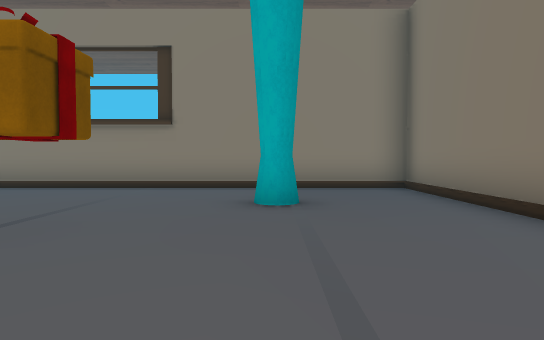
view 1 (above)

18 first-person views from a walk through a scene from a Unity 3-D project. The camera is 1.3 m above the floor, tilts 2° down and sees 75° across. The floor is counted in squares, 2 m on a side. Each view is taken from the middle of a square. On the plan, view 1 faces up. The plan holds only what a view shows up to about 10 squares ahead; the rest is blank. The place goes on beyond the plan. The player character is not drawn. Some animated figures are not drawn. Some surface patterns are stand-ins.

view 2
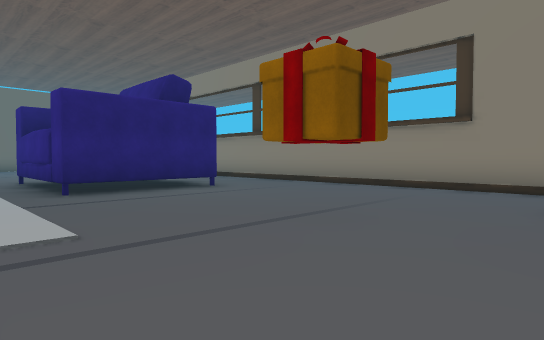

view 3
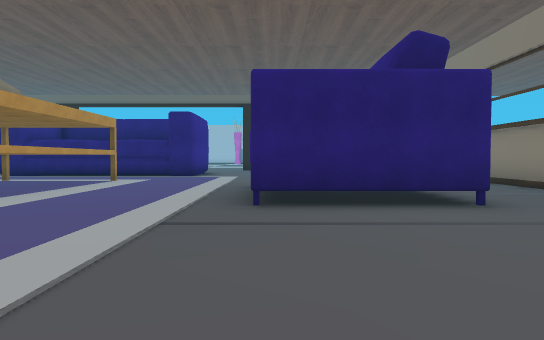

view 4
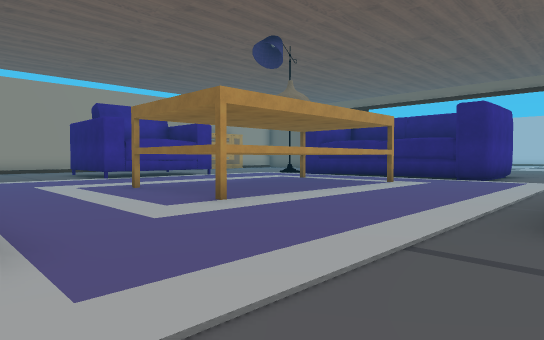

view 5
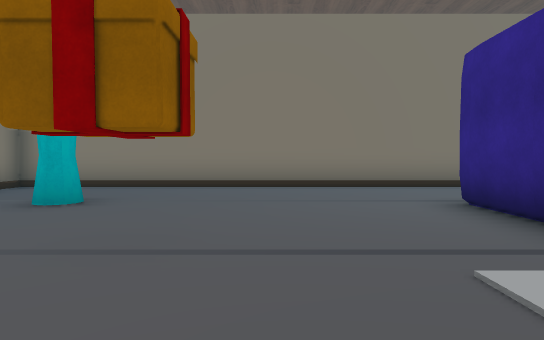

view 6
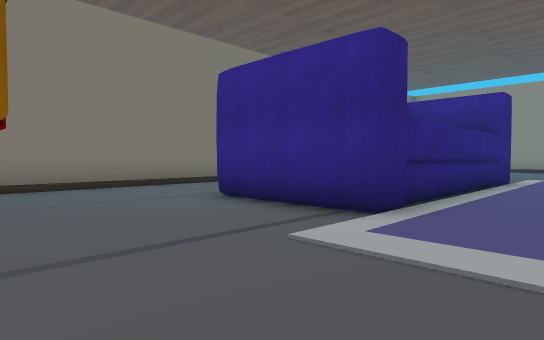

view 7
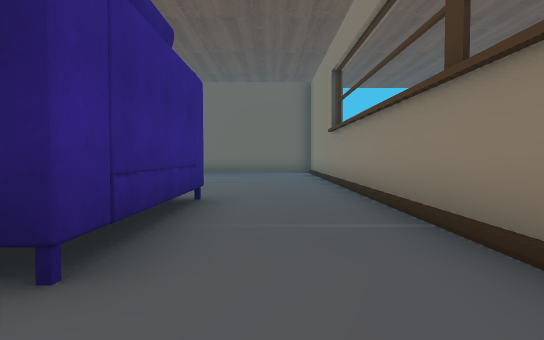

view 8
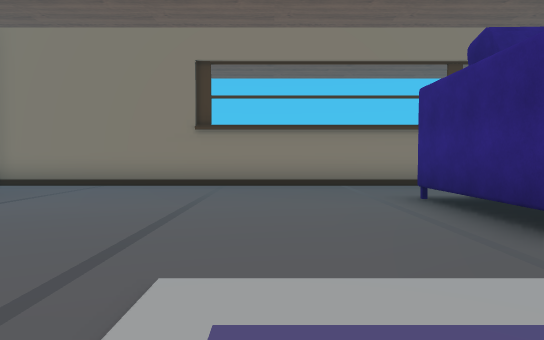

view 9
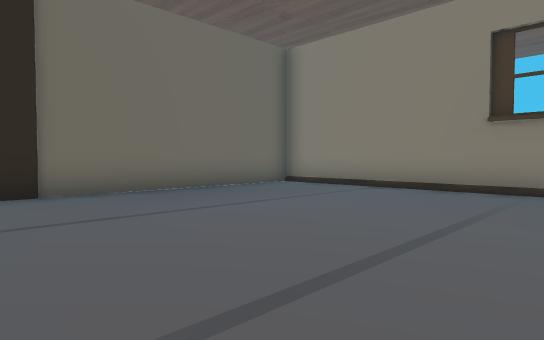

view 10
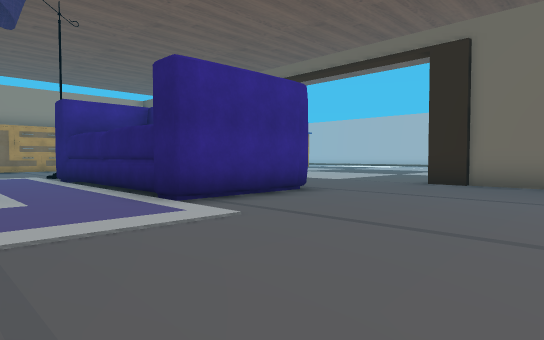

view 11
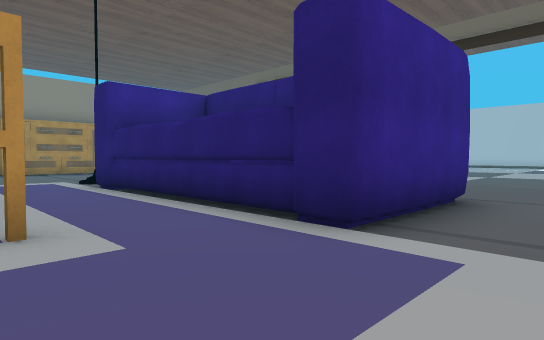

view 12
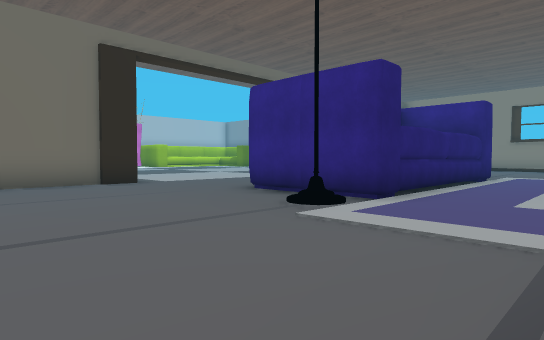

view 13
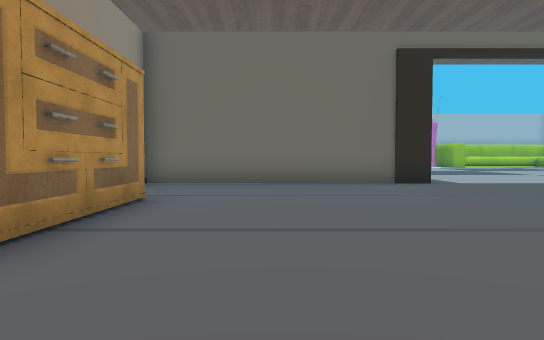

view 14
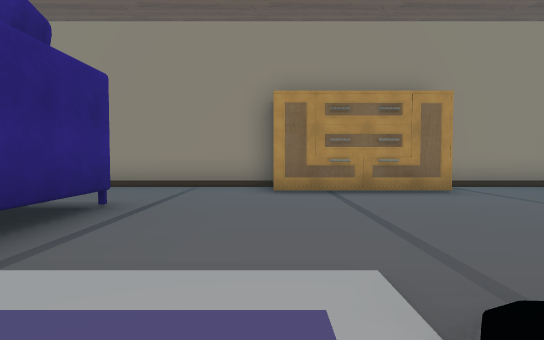

view 15
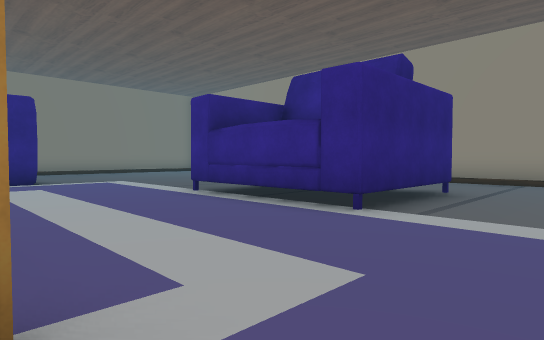

view 16
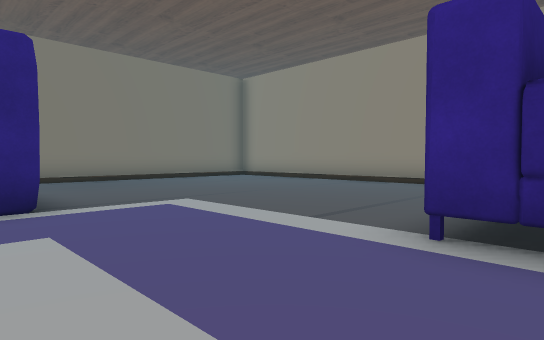

view 17
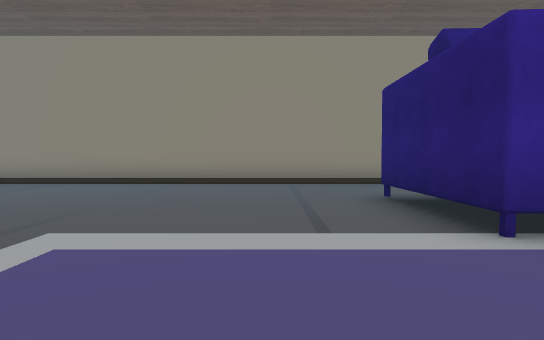

view 18
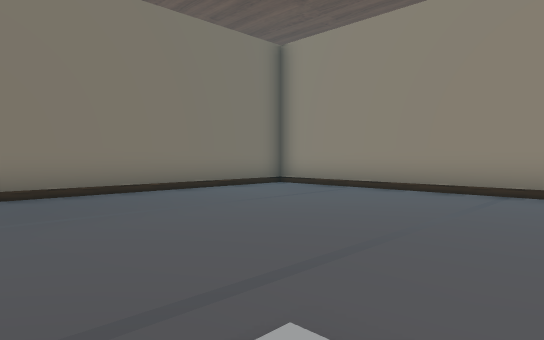

### Floor plan
Key: @ floor where view 1 was taken; # wall or solid block; . floor; / step, stairs or slope; ^ raised ledge; A vase; O other object.
Columns run from 22 left of view 1 to 3 right of it. Each row starts with its distance up from view 1.
  8   ########################
  7   #......................#
  6   #......................#
  5   #.........OOOO......A..#
  4   #.........OOOO.........#
  3   #.........O  O....O....#
  2   #.........OOOO.........#
  1   #......................#
  0  .....................@..#
 -1 ......###..........####..#
 -2 .....   #..^^^^^#..#    .#
 -3         #..     ^..#     #
 -4         #..     ^..#
 -5  ..     #..^^^^^^..#
 -6  ....   #..........#
 -7  .....###..........#
 -8   #.....#................#
 -9   #.........OOOO.........#
-10   #.........O  O.........#
-11   #.........OOOO.........#
-12   #.........O OO.........#
-13   #.......... ...........#
-14   #...OOOO... ...........#
-15   #...###O///////////////#
-16   ####    ###############

Where each view was taken, in squares from view 1:
view 1: 0 up, 0 right, facing up
view 2: 0 up, 0 right, facing up-left
view 3: 2 up, 2 left, facing left
view 4: 2 up, 3 left, facing down-left
view 5: 2 up, 5 left, facing right
view 6: 3 up, 5 left, facing down-right
view 7: 6 up, 5 left, facing left
view 8: 1 down, 13 left, facing up
view 9: 0 up, 13 left, facing up-left
view 10: 4 up, 11 left, facing down-left
view 11: 1 up, 11 left, facing down-left
view 12: 12 down, 11 left, facing up-left
view 13: 12 down, 11 left, facing left
view 14: 7 down, 13 left, facing down
view 15: 5 down, 13 left, facing down-right
view 16: 6 down, 8 left, facing down-right
view 17: 6 down, 5 left, facing down
view 18: 8 down, 4 left, facing down-right
